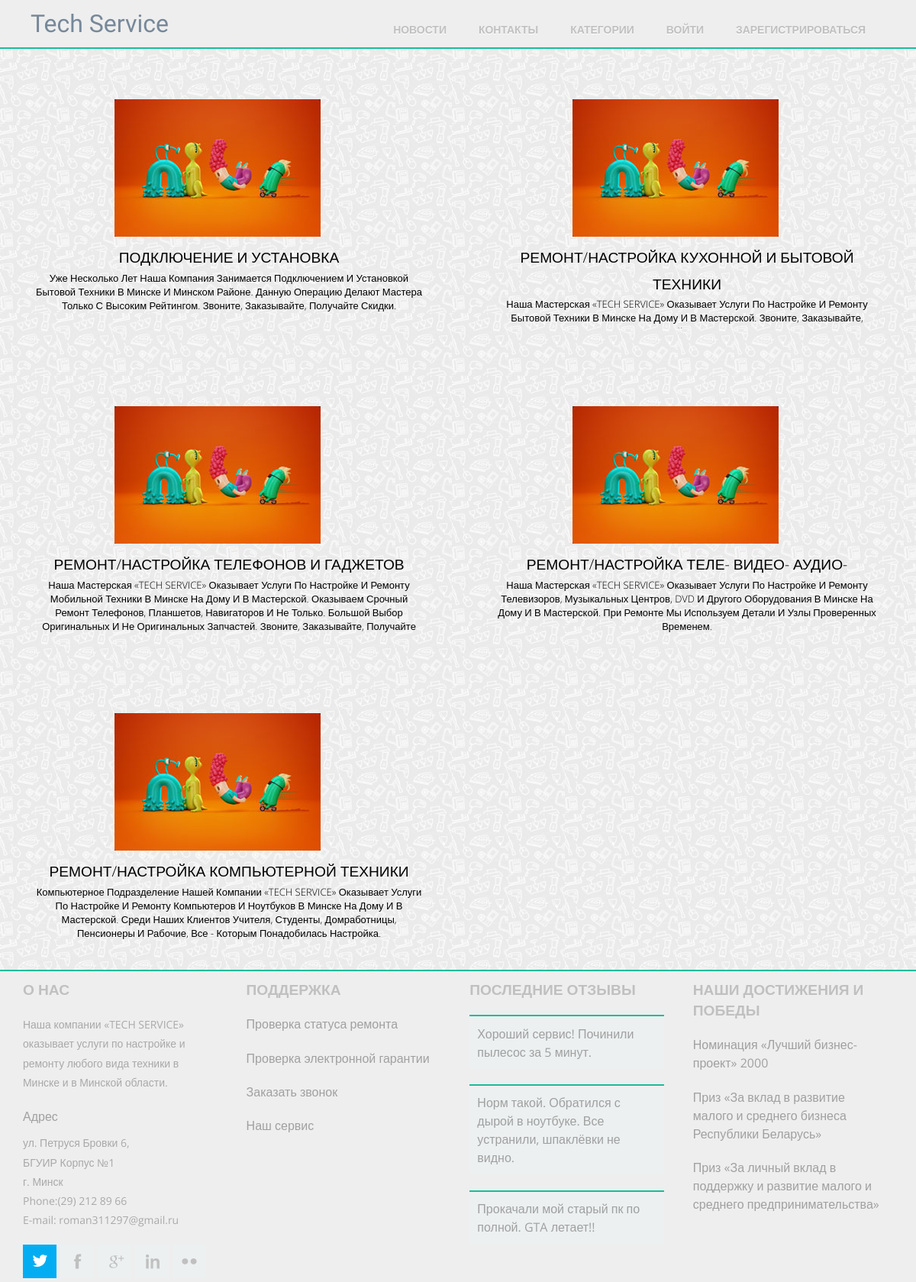
Screenshot of /areas/ with the database file from the repository.
### mainApp/models.py (models this page shows, shortened)
class Area(models.Model):
    name = models.CharField(max_length = 120)
    description = models.TextField()

### mainApp/views.py (the view)
# urls.py: url(r'^areas/$', AreaList.as_view(), name="areas"),
class AreaList(ListView):
    model = Area

### mainApp/templates/mainApp/area_list.html (shortened to what this page needs)
{% extends "mainApp/wrapper.html" %} {% load static %} {% block content %} {% for area in object_list %}
<div class="area-item">
    <a href="{% url 'areas-detail' area.pk %}">
        <div class="portfolio web" data-cat="web">
            <div class="portfolio-wrapper">
                <div class="portfolio-img"><img src="{% static 'images/pic3.jpg'%}" alt="Area image" /></div>
                <div class="label">
                    <div class="label-text">
                        <p class="text-title">{{ area.name }}</p>
                        <span class="text-category">{{ area.description }}</span>
                    </div>
                </div>
            </div>
        </div>
    </a>
</div>
{% endfor %} {% endblock %}

### mainApp/static/css/style.css (style rules this page uses)
html, body, div, span, applet, object, iframe, h1, h2, h3, h4, h5, h6, p, blockquote, pre, a, abbr, acronym, address, big, cite, code, del, dfn, em, img, ins, kbd, q, s, samp, small, strike, strong, sub, sup, tt, var, b, u, i, dl, dt, dd, ol, nav ul, nav li, fieldset, form, label, legend, table, caption, tbody, tfoot, thead, tr, th, td, article, aside, canvas, details, embed, figure, figcaption, footer, header, hgroup, menu, nav, output, ruby, section, summary, time, mark, audio, video { margin: 0; padding: 0; border: 0; font-size: 100%; font: inherit; vertical-align: baseline; }
a { text-decoration: none; }
img { max-width: 100%; }
body { font-family: 'Open Sans', sans-serif; background: url(/static/images/tile-main.png); background-repeat: repeat; font-size: 100%; }
.portfolio-wrapper { overflow: hidden; position: relative; cursor: pointer; height: 330px; }
.portfolio-img { width: 300px; margin: auto; margin-top: 30px; }
.area-item { float: left; width: 44%; margin-top: 30px; margin: 3%; height: 330px; }
.portfolio, .label-bg { -webkit-transition: all 0.3s ease-in-out; -moz-transition: all 0.3s ease-in-out; -o-transition: all 0.3s ease-in-out; transition: all 0.3s ease-in-out; }
.portfolio .label-text { text-align: center; color: #000; position: relative; z-index: 500; padding: 5px 8px; }
.text-title { font-size: 1.2em; color: #000; font-weight: 100; text-transform: capitalize; line-height: 1.8em; }
.portfolio .text-category { display: block; font-size: 0.8125em; text-transform: capitalize; font-weight: 100; }

### rows the page displays
Area: name "ПОДКЛЮЧЕНИЕ И УСТАНОВКА", description "Уже Несколько Лет Наша Компания Занимается Подключением И Установкой Бытовой Техники В Минске И Минском Районе. Данную Операцию Делают Мастера Только С Высоким Рейтингом. Звоните, Заказывайте, Получайте Скидки."
Area: name "РЕМОНТ/НАСТРОЙКА КУХОННОЙ И БЫТОВОЙ ТЕХНИКИ", description "Наша Мастерская «TECH SERVICE» Оказывает Услуги По Настройке И Ремонту Бытовой Техники В Минске На Дому И В Мастерской. Звоните, Заказывайте,…"
Area: name "РЕМОНТ/НАСТРОЙКА ТЕЛЕФОНОВ И ГАДЖЕТОВ", description "Наша Мастерская «TECH SERVICE» Оказывает Услуги По Настройке И Ремонту Мобильной Техники В Минске На Дому И В Мастерской. Оказываем Срочный Ремонт Телефонов, Планшетов, Навигаторов И Не Только. Большой Выбор Оригинальных И Не Оригинальных Запчастей. Звоните, Заказывайте, Получайте…"
Area: name "РЕМОНТ/НАСТРОЙКА ТЕЛЕ- ВИДЕО- АУДИО-", description "Наша Мастерская «TECH SERVICE» Оказывает Услуги По Настройке И Ремонту Телевизоров, Музыкальных Центров, DVD И Другого Оборудования В Минске На Дому И В Мастерской. При Ремонте Мы Используем Детали И Узлы Проверенных Временем."
Area: name "РЕМОНТ/НАСТРОЙКА КОМПЬЮТЕРНОЙ ТЕХНИКИ", description "Компьютерное Подразделение Нашей Компании «TECH SERVICE» Оказывает Услуги По Настройке И Ремонту Компьютеров И Ноутбуков В Минске На Дому И В Мастерской. Среди Наших Клиентов Учителя, Студенты, Домработницы, Пенсионеры И Рабочие, Все - Которым Понадобилась Настройка."
